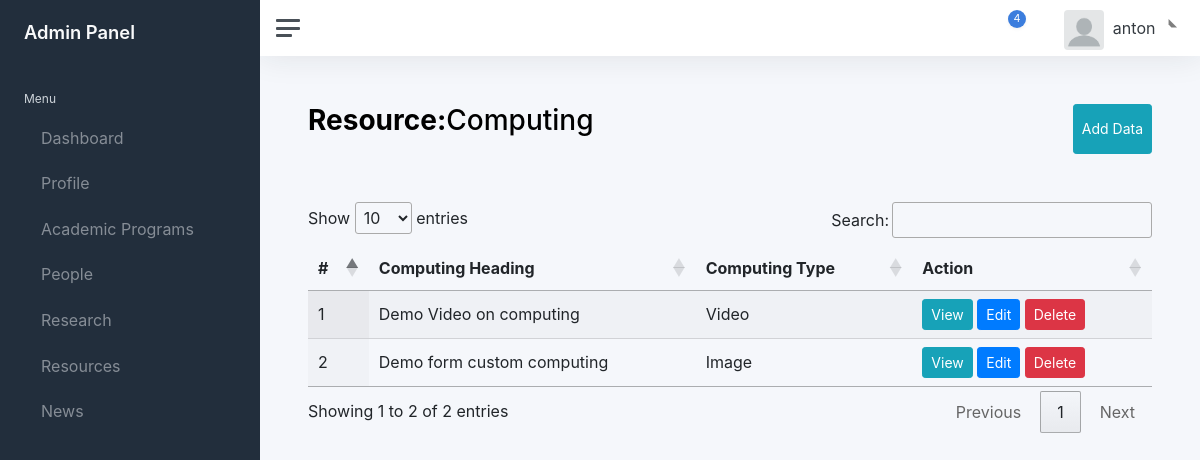
/super-admin/resource/all-computing/ (signed in), run on the app's committed database.
### resourceApp/models.py (models this page shows, shortened)
class computing(models.Model):
    type = (
     ("Image","Image"),
     ("Video","Video"),
    )
    computing_heading = models.TextField(max_length=100)
    computing_url = models.TextField(max_length=100,null=True ,blank=True)
    computing_type = models.TextField(choices=type)
    computing_image = models.ImageField(null=True, blank=True, upload_to="Images/")

### resourceApp/views.py (the view)
@login_required
def computing(request):
    data = all_computing.objects.all()
    return render(request,'resourceApp/computing.html',context={"data":data})

### templates/resourceApp/computing.html (shortened to what this page needs)
{% extends "layouts/admin.html" %}
{% load static %}
{% block links %}
<link rel="stylesheet" href="https://cdn.datatables.net/1.12.1/css/jquery.dataTables.min.css">
{% endblock %}
{% block content %}
<main class="content">
	<div class="container-fluid p-0">
		  <div class="d-flex justify-content-between pb-5">
		  	<h1 class="h3 mb-3"><strong>Resource:</strong>Computing</h1>
				<button class="btn btn-sm btn-info" data-toggle="modal" data-target="#addComputing">Add Data</button>
		  </div>
      <div>
						<table id="example" class="display" style="width:100%">
				        <thead>
				            <tr>
				                <th>#</th>
				                <th>Computing Heading</th>
				                <th>Computing Type</th>
				                <th>Action</th>
				            </tr>
				        </thead>
				        <tbody>
									{% for value in data %}
				            <tr>
				                <td>{{ forloop.counter }}</td>
				                <td>
													{{ value.computing_heading}}
												</td>
				                <td>{{ value.computing_type}}</td>
				                <td>
													<a class="btn btn-sm btn-info" href="#">View</a>
				                	<button class="btn btn-sm btn-primary">Edit</button>
													<button  data-id="{{ value.id }}" data-page="resource/all-computing" class="btn btn-sm btn-danger del-btn" data-toggle="modal" data-target="#deleteModal">Delete</button>
				                </td>
				            </tr>
										{% endfor %}
				        </tbody>
				    </table>
      </div>
  </div>
</main>
{% endblock %}

### templates/layouts/admin.html (shortened to what this page needs)
{% load static %}
<!DOCTYPE html>
<html lang="en">
<head>
	<link href="{% static 'css/app.css' %}" rel="stylesheet">
	<link rel="stylesheet" href="https://cdn.jsdelivr.net/npm/bootstrap@4.6.2/dist/css/bootstrap.min.css" >
	{% block links %}
	{% endblock %}
</head>
<body>
	<div class="wrapper">
		<nav id="sidebar" class="sidebar js-sidebar">
			<div class="sidebar-content js-simplebar">
				<a class="sidebar-brand" href="{% url 'dashboard'%}">
          <span class="align-middle">Admin Panel</span>
        </a>
				<ul class="sidebar-nav">
					<li class="sidebar-header">
						Menu
					</li>
					<li class="sidebar-item">
						<a class="sidebar-link" href="{% url 'dashboard'%}">
              				 <span class="align-middle">Dashboard</span>
            			</a>
					</li>
					<li class="sidebar-item">
						<a class="sidebar-link" href="#">
              				 <span class="align-middle">Profile</span>
						</a>
					</li>
					<li class="sidebar-item">
						<a class="sidebar-link" href="#">
              				 <span class="align-middle">Academic Programs</span>
						</a>
					</li>
					<li class="sidebar-item">
						<a class="sidebar-link" href="#" data-bs-toggle="dropdown">
              				 <span class="align-middle">People</span>
						</a>
					</li>
					<li class="sidebar-item">
						<a class="sidebar-link" href="#" data-bs-toggle="dropdown">
              				 <span class="align-middle">Research</span>
						</a>
					</li>
					<li class="sidebar-item">
						<a class="sidebar-link" href="#" data-bs-toggle="dropdown">
              				 <span class="align-middle">Resources</span>
						</a>
					</li>
					<li class="sidebar-item">
						<a class="sidebar-link" href="#">
              				 <span class="align-middle">News</span>
						</a>
					</li>
				</ul>
			</div>
		</nav>
		<div class="main">
			<nav class="navbar navbar-expand navbar-light navbar-bg">
				<a class="sidebar-toggle js-sidebar-toggle">
          <i class="hamburger align-self-center"></i>
        </a>
				<div class="navbar-collapse collapse">
					<ul class="navbar-nav navbar-align">
						<li class="nav-item dropdown">
							<a class="nav-icon dropdown-toggle" href="#" id="alertsDropdown" data-bs-toggle="dropdown">
								<div class="position-relative">
									<span class="indicator">4</span>
								</div>
							</a>
						</li>
						<li class="nav-item dropdown">
							<a class="nav-icon dropdown-toggle" href="#" id="messagesDropdown" data-bs-toggle="dropdown">
							</a>
						</li>
						<li class="nav-item dropdown">
							<a class="nav-link dropdown-toggle d-none d-sm-inline-block" href="#" data-bs-toggle="dropdown">
                <img src=
								"
								{% if userinfo == None %}
										{% static 'img/avatars/download.png' %}
								{% else %}
										/media/{{ BASIC_DIR }}/{{user_info.admin_image}}
								{% endif %}
								"
								 class="avatar img-fluid rounded me-1" alt="Charles Hall" /> <span class="text-dark">{{ user.username }}</span>
              </a>
						</li>
					</ul>
				</div>
			</nav>
		{% block content %}
    	{% endblock %}
		</div>
	</div>
</body>
</html>

### data on the page
computing: computing_heading "Demo Video on computing", computing_type "Video"
computing: computing_heading "Demo form custom computing", computing_type "Image"

### other printed values
{{ user.username }} "anton"
